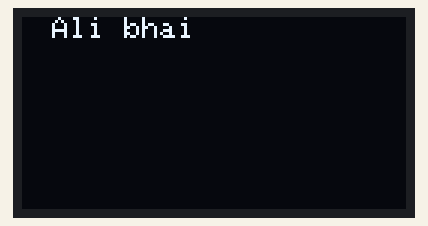
This sketch was run on a simulated Arduino Uno, built with avr-gcc and run on an emulated ATmega328P. Shown: 128×64 one-colour display. The display library's start-up logo is not drawn.

Above: at 2.28 s.
At 3.53 s:
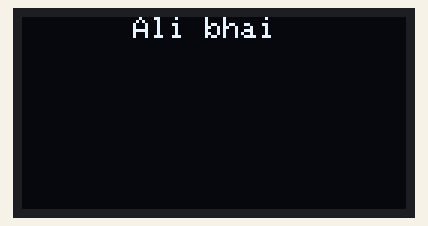
At 5.63 s:
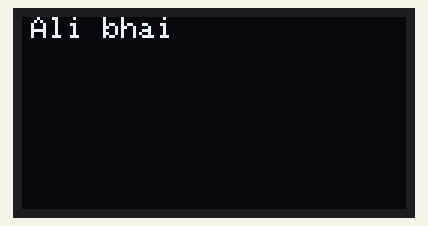
At 6.83 s:
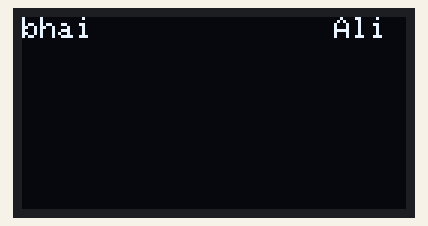
At 9.83 s:
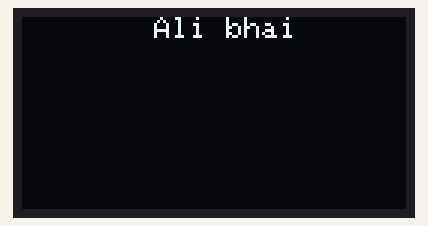
At 13.76 s:
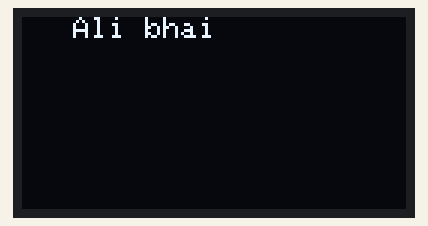

The sketch:

text_scroler.ino
```cpp
#include <SPI.h>
#include <Wire.h>
#include <Adafruit_GFX.h>
#include <Adafruit_SSD1306.h>

#define SCREEN_WIDTH 128
#define SCREEN_HEIGHT 64
#define OLED_RESET     4
#define SCREEN_ADDRESS 0x3C
Adafruit_SSD1306 display(SCREEN_WIDTH, SCREEN_HEIGHT, &Wire, OLED_RESET);
#define LOGO_HEIGHT   16
#define LOGO_WIDTH    16
void setup() {
  Serial.begin(115200);
  if(!display.begin(SSD1306_SWITCHCAPVCC, SCREEN_ADDRESS)) {
    Serial.println(F("SSD1306 allocation failed"));
    for(;;);
  }
 display.display();
  delay(2000);
  display.clearDisplay();
}
void loop() {
    testscrolltext();
}
void testscrolltext(void) {
  display.clearDisplay();
  display.setTextSize(1);
  display.setTextColor(SSD1306_WHITE);
  display.setCursor(10, 0);
  display.println(F("Ali bhai"));
  display.display();
  delay(100);
  display.startscrollright(0x00, 0x0F);
  delay(2000);
  display.stopscroll();
  delay(1000);
  display.startscrollleft(0x00, 0x0F);
  delay(2000);
  display.stopscroll();
  delay(1000);
  display.startscrolldiagright(0x00, 0x07);
  delay(2000);
  display.startscrolldiagleft(0x00, 0x07);
  delay(2000);
  display.stopscroll();
  delay(1000);
}
```

Measured:
- by itself, everything shown: repeats every 11.1 s, in 28 steps
- what the display in image 0 shows lasts 0.4 s, from 2.1 s to 2.5 s
